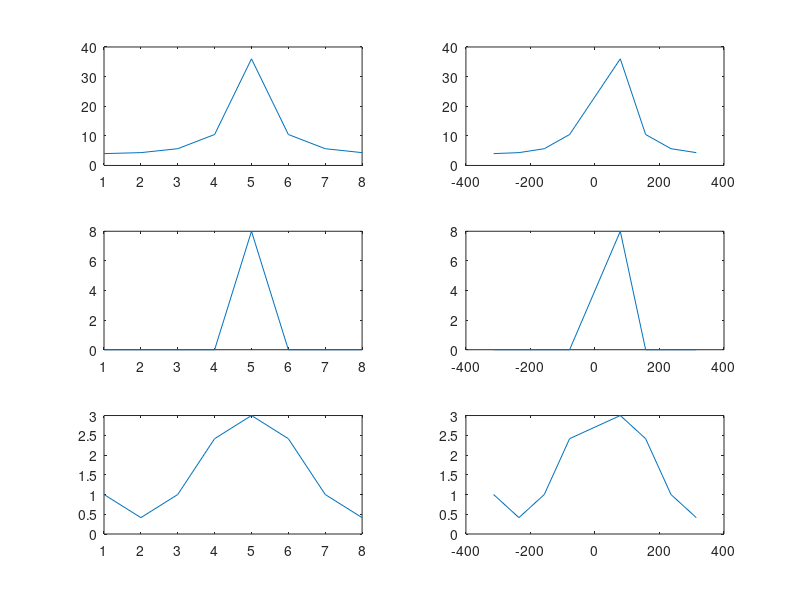

MATLAB code to generate this figure:
x1 = [1:8]';
x2 = ones(1,8)';
x3 = [1 1 1 0 0 0 0 0]';

y1 = fft(x1);
y2 = fft(x2);
y3 = fft(x3);

y1_shift = fftshift(y1);
y2_shift = fftshift(y2);
y3_shift = fftshift(y3);

x = [(-100*pi),(-300*pi/4),(-200*pi/4),(-100*pi/4),(100*pi/4),(200*pi/4),(300*pi/4),(100*pi)];

subplot(3,2,1); A = plot(abs(y1_shift));
subplot(3,2,2); A_CTFT = plot(x,abs(y1_shift));

subplot(3,2,3); B = plot(abs(y2_shift));
subplot(3,2,4); B_CTFT = plot(x,abs(y2_shift));

subplot(3,2,5); p3=plot(abs(y3_shift));
subplot(3,2,6); p3_CTFT= plot(x,abs(y3_shift));